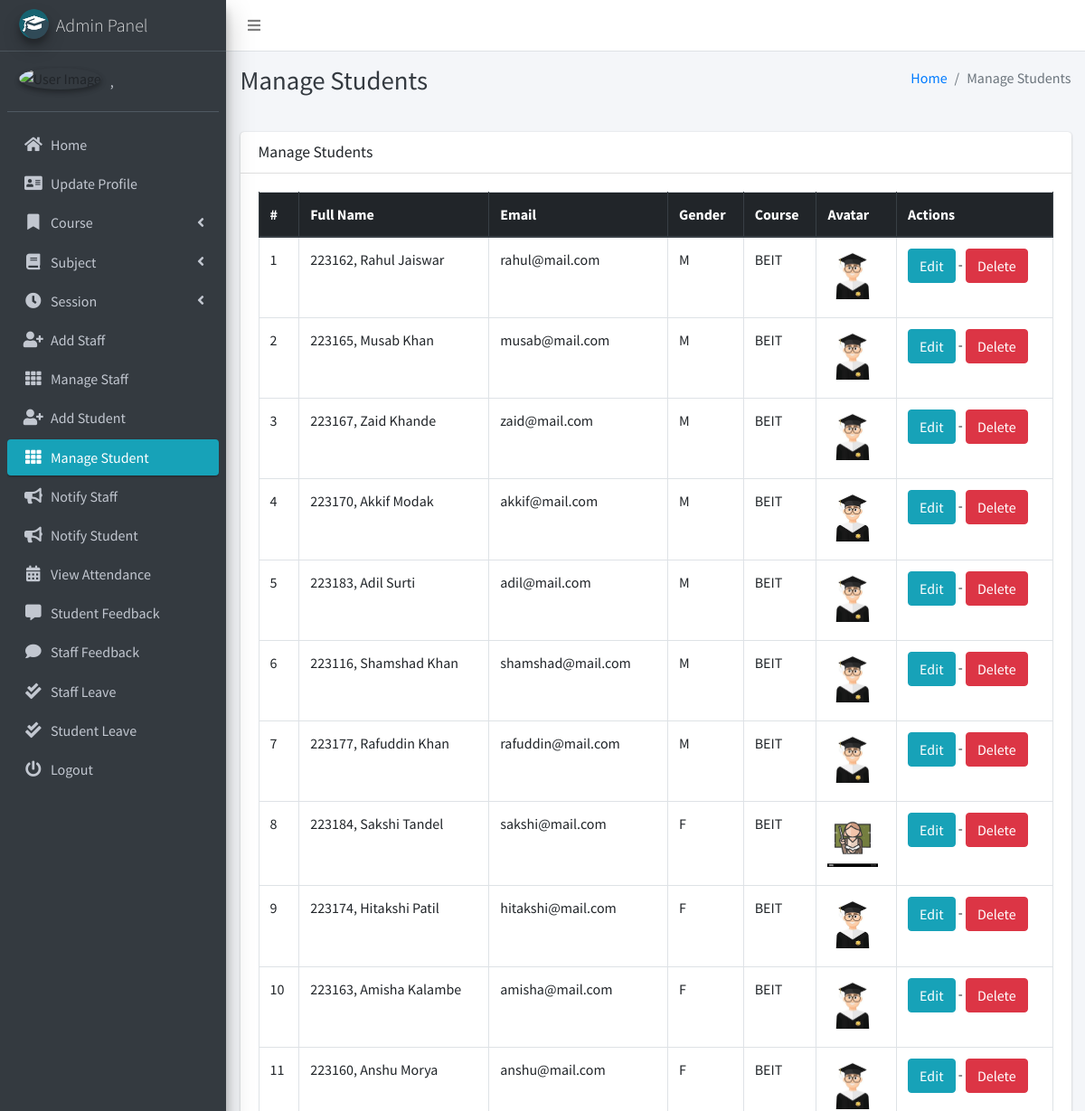
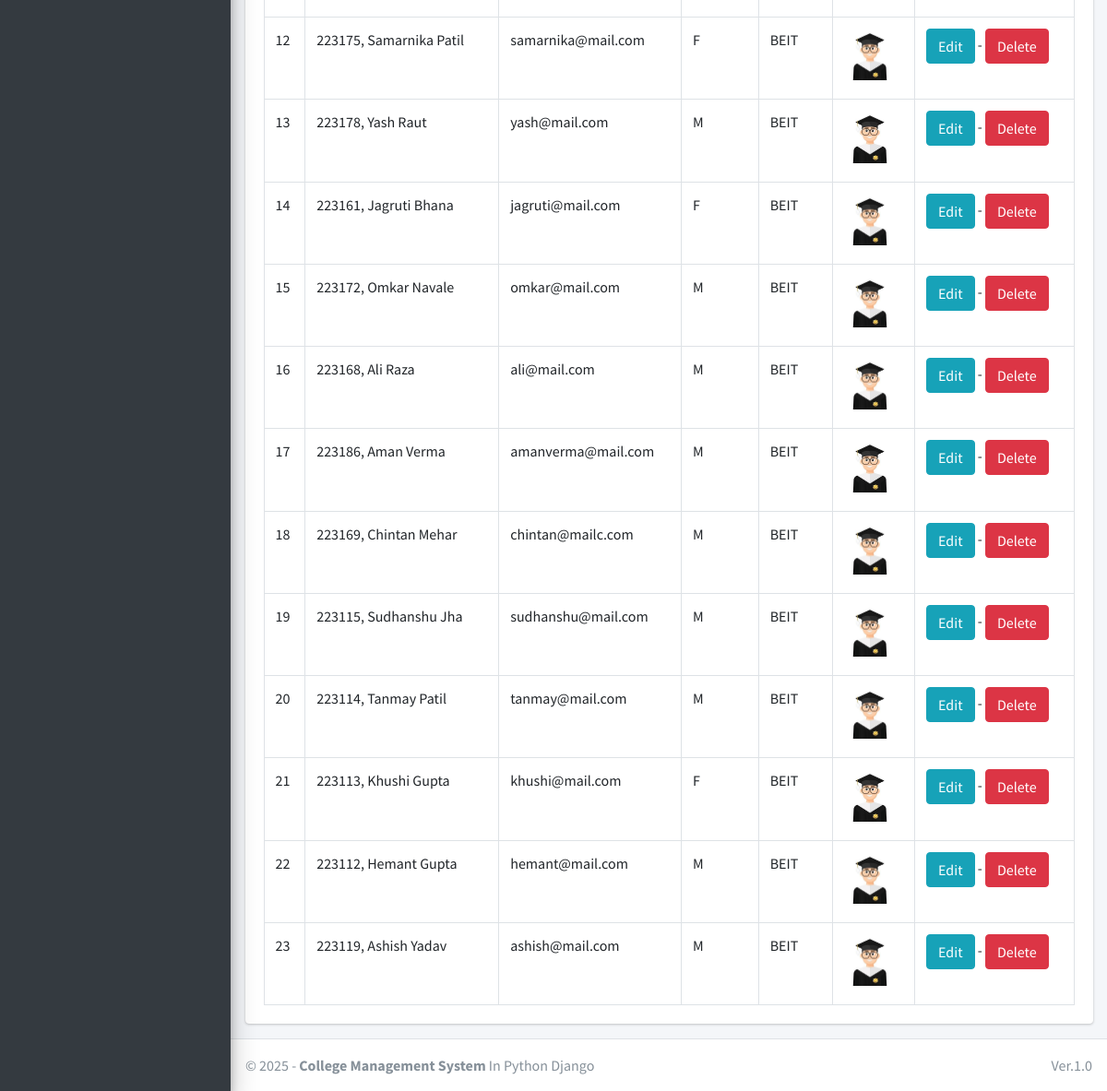
Page /student/manage/ (signed in) on the committed database (2 pictures, top to bottom).
### main_app/models.py (models this page shows, shortened)
class CustomUser(AbstractUser):
    USER_TYPE = ((1, "HOD"), (2, "Staff"), (3, "Student"))
    GENDER = [("M", "Male"), ("F", "Female")]
    username = None  # Removed username, using email instead
    email = models.EmailField(unique=True)
    user_type = models.CharField(default=1, choices=USER_TYPE, max_length=1)
    gender = models.CharField(max_length=1, choices=GENDER)
    profile_pic = models.ImageField()
    address = models.TextField()
    fcm_token = models.TextField(default="")  # For firebase notifications
    created_at = models.DateTimeField(auto_now_add=True)
    updated_at = models.DateTimeField(auto_now=True)
    USERNAME_FIELD = "email"
    REQUIRED_FIELDS = []
    objects = CustomUserManager()
    def __str__(self):
        return self.last_name + ", " + self.first_name

class Student(models.Model):
    admin = models.OneToOneField(CustomUser, on_delete=models.CASCADE)
    course = models.ForeignKey(Course, on_delete=models.DO_NOTHING, null=True, blank=False)
    session = models.ForeignKey(Session, on_delete=models.DO_NOTHING, null=True)

class Course(models.Model):
    name = models.CharField(max_length=120)
    created_at = models.DateTimeField(auto_now_add=True)
    updated_at = models.DateTimeField(auto_now=True)

### main_app/hod_views.py (the view)
# urls.py: path("student/manage/", hod_views.manage_student, name='manage_student'),
def manage_student(request):
    students = CustomUser.objects.filter(user_type=3)
    context = {
        'students': students,
        'page_title': 'Manage Students'
    }
    return render(request, "hod_template/manage_student.html", context)

### main_app/templates/hod_template/manage_student.html
{% extends 'main_app/base.html' %}
{% load static %}
{% block page_title %}{{page_title}}{% endblock page_title %}
{% block content %}
<section class="content">
    <div class="container-fluid">
        <div class="row">
            <div class="col-md-12">
                <div class="card">
                    <div class="card-header">
                        <h3 class="card-title">{{page_title}}</h3>
                    </div>
                    <div class="card-body">
                        <table id="example2" class="table table-bordered table-hover">
                            <thead class="thead-dark">
                                <tr>
                                    <th>#</th>
                                    <th>Full Name</th>
                                    <th>Email</th>
                                    <th>Gender</th>
                                    <th>Course</th>
                                    <th>Avatar</th>
                                    <th>Actions</th>
                                </tr>
                            </thead>
                            <tbody>
                                {% for student in students %}
                                <tr>
                                    <td>{{ forloop.counter }}</td>
                                    <td>{{student.last_name}}, {{student.first_name}}</td>
                                    <td>{{student.email}}</td>
                                    <td>{{student.gender}}</td>
                                    <td>{{student.student.course.name}}</td>
                                    <td>
                                        {% if student.profile_pic == ""  %}
                                        No Image
                                        {% else %}
                                        <img class="img img-fluid mb-2" height="56" width="56"
                                            src="{{student.profile_pic}}" alt="">
                                        {% endif %}
                                    </td>
                                    <td><a href="{% url 'edit_student' student.student.id %}" class="btn btn-info">Edit</a> -
                                        <a href="{% url 'delete_student' student.student.id %}" class="btn btn-danger" onclick="return confirm('Are you sure about this ?')">Delete</a>
                                    </td>
                                </tr>
                                {% endfor %}
                            </tbody>
                        </table>
                    </div>
                </div>
            </div>
        </div>
    </div>
</section>
{% endblock content %}

### main_app/templates/main_app/sidebar_template.html (shortened to what this page needs)
{% load static %}
<aside class="main-sidebar sidebar-dark-info elevation-4">
    {% if request.user.user_type == '1' %}
    <a href="{% url 'admin_home' %}" class="brand-link">
        <img src="{% static 'dist/img/cmsl.png' %} " alt="AdminLTE Logo"
            class="brand-image img-circle elevation-3" >
        <span class="brand-text font-weight-light">Admin Panel</span>
    </a>
    <div class="sidebar">
        <div class="user-panel mt-3 pb-3 mb-3 d-flex">
            <div class="image">
                <img src="{{ request.user.profile_pic}}" class="img-circle elevation-2" alt="User Image">
            </div>
            <div class="info">
                <a href="#" class="d-block">{{user}}</a>
            </div>
        </div>
        <nav class="mt-2">
            <ul class="nav nav-pills nav-sidebar flex-column" data-widget="treeview" role="menu" data-accordion="false">
                <li class="nav-item">
                    {% url 'admin_home' as admin_home %}
                    <a href="{{admin_home}}" class="nav-link {% if admin_home == request.path %} active {% endif %}">
                        <i class="nav-icon fas fa-home"></i>
                        <p>
                            Home
                        </p>
                    </a>
                </li>
                <li class="nav-item">
                    {% url 'admin_view_profile' as admin_view_profile %}
                    <a href="{{admin_view_profile}}"
                        class="nav-link {% if admin_view_profile == request.path %} active {% endif %}">
                        <i class="nav-icon fas fa-address-card"></i>
                        <p>
                            Update Profile
                        </p>
                    </a>
                </li>
                <li class="nav-item has-treeview">
                    <a href="#" class="nav-link">
                        <i class="nav-icon fas fa-bookmark"></i>
                        <p>
                            Course
                            <i class="fas fa-angle-left right"></i>
                        </p>
                    </a>
                </li>
                <li class="nav-item has-treeview">
                    <a href="#" class="nav-link">
                        <i class="nav-icon fas fa-book"></i>
                        <p>
                            Subject
                            <i class="fas fa-angle-left right"></i>
                        </p>
                    </a>
                </li>
                <li class="nav-item has-treeview">
                    <a href="#" class="nav-link">
                        <i class="nav-icon fas fa-clock"></i>
                        <p>
                            Session
                            <i class="fas fa-angle-left right"></i>
                        </p>
                    </a>
                </li>
                <li class="nav-item">
                    {% url 'add_staff' as add_staff %}
                    <a href="{{add_staff}}" class="nav-link {% if add_staff == request.path %} active {% endif %}">
                        <i class="nav-icon fas fa-user-plus"></i>
                        <p>
                            Add Staff
                        </p>
                    </a>
                </li>
                <li class="nav-item">
                    {% url 'manage_staff' as manage_staff %}
                    {% url 'edit_staff' staff_id as edit_staff %}
                    <a href="{{manage_staff}}"
                        class="nav-link {% if manage_staff == request.path or request.path == edit_staff %} active {% endif %}">
                        <i class="nav-icon fas fa-th"></i>
                        <p>
                            Manage Staff
                        </p>
                    </a>
                </li>
                <li class="nav-item">
                    {% url 'add_student' as add_student%}
                    <a href="{{add_student}}" class="nav-link  {% if add_student == request.path %} active {% endif %}">
                        <i class="nav-icon fas fa-user-plus"></i>
                        <p>
                            Add Student
                        </p>
                    </a>
                </li>
                <li class="nav-item">
                    {% url 'manage_student' as manage_student %}
                    {% url 'edit_student' student_id as edit_student %}
                    <a href="{{manage_student}}"
                        class="nav-link  {% if edit_student == request.path or manage_student == request.path %} active {% endif %}">
                        <i class="nav-icon fas fa-th"></i>
                        <p>
                            Manage Student
                        </p>
                    </a>
                </li>
                <li class="nav-item">
                    {% url 'admin_notify_staff' as admin_notify_staff %}
                    <a href="{{admin_notify_staff}}"
                        class="nav-link {% if admin_notify_staff == request.path %} active {% endif %}">
                        <i class="nav-icon fas fa-bullhorn"></i>
                        <p>
                            Notify Staff
                        </p>
                    </a>
                </li>
                <li class="nav-item">
                    {% url 'admin_notify_student' as admin_notify_student %}
                    <a href="{{admin_notify_student}}"
                        class="nav-link {% if admin_notify_student == request.path %} active {% endif %}">
                        <i class="nav-icon fas fa-bullhorn"></i>
                        <p>
                            Notify Student
                        </p>
                    </a>
                </li>
                <li class="nav-item">
                    {% url 'admin_view_attendance' as admin_view_attendance %}
                <li class="nav-item">
                    <a href="{{admin_view_attendance}}"
                        class="nav-link  {% if admin_view_attendance == request.path %} active {% endif %}">
                        <i class="nav-icon fas fa-calendar-alt"></i>
                        <p>
                            View Attendance
                        </p>
                    </a>
                </li>
                <li class="nav-item">
                    {% url 'student_feedback_message' as student_feedback_message %}
                    <a href="{{ student_feedback_message }}"
                        class="nav-link  {% if student_feedback_message == request.path %} active {% endif %}">
                        <i class="nav-icon fas fa-comment-alt"></i>
                        <p>
                            Student Feedback
                        </p>
                    </a>
                </li>
                <li class="nav-item">
                    {% url 'staff_feedback_message' as staff_feedback_message %}
                    <a href="{{staff_feedback_message}}"
                        class="nav-link   {% if staff_feedback_message == request.path %} active {% endif %}">
                        <i class="nav-icon fas fa-comment"></i>
                        <p>
                            Staff Feedback
                        </p>
                    </a>
                </li>
                <li class="nav-item">
                    {% url 'view_staff_leave' as view_staff_leave %}
                    <a href="{{view_staff_leave}}"
                        class="nav-link  {% if view_staff_leave == request.path %} active {% endif %}">
                        <i class="nav-icon fas fa-check-double"></i>
                        <p>
                            Staff Leave
                        </p>
                    </a>
                </li>
                <li class="nav-item">
                    {% url 'view_student_leave' as view_student_leave %}
                    <a href="{% url 'view_student_leave' %}"
                        class="nav-link  {% if view_student_leave == request.path %} active {% endif %}">
                        <i class="nav-icon fas fa-check-double"></i>
                        <p>
                            Student Leave
                        </p>
                    </a>
                </li>
                                        {% endif %}
                                        <li class="nav-item">
                                            <a href="{% url 'user_logout' %}"
                                                onclick="return confirm('Your session would be terminated.\n\nProceed?')"
                                                class="nav-link">
                                                <i class="nav-icon fas fa-power-off"></i>
                                                <p>
                                                    Logout
                                                </p>
                                            </a>
                                        </li>
                                    </ul>
                                </nav>
                            </div>
</aside>

### rows in the picture
CustomUser: last_name+first_name ","
CustomUser: last_name "223162", first_name "Rahul Jaiswar", email "rahul@mail.com", gender "M", student.course.name "BEIT", profile_pic (picture)
CustomUser: last_name "223165", first_name "Musab Khan", email "musab@mail.com", gender "M", student.course.name "BEIT", profile_pic (picture)
CustomUser: last_name "223167", first_name "Zaid Khande", email "zaid@mail.com", gender "M", student.course.name "BEIT", profile_pic (picture)
CustomUser: last_name "223170", first_name "Akkif Modak", email "akkif@mail.com", gender "M", student.course.name "BEIT", profile_pic (picture)
CustomUser: last_name "223183", first_name "Adil Surti", email "adil@mail.com", gender "M", student.course.name "BEIT", profile_pic (picture)
CustomUser: last_name "223116", first_name "Shamshad Khan", email "shamshad@mail.com", gender "M", student.course.name "BEIT", profile_pic (picture)
CustomUser: last_name "223177", first_name "Rafuddin Khan", email "rafuddin@mail.com", gender "M", student.course.name "BEIT", profile_pic (picture)
CustomUser: last_name "223184", first_name "Sakshi Tandel", email "sakshi@mail.com", gender "F", student.course.name "BEIT", profile_pic (picture)
CustomUser: last_name "223174", first_name "Hitakshi Patil", email "hitakshi@mail.com", gender "F", student.course.name "BEIT", profile_pic (picture)
CustomUser: last_name "223163", first_name "Amisha Kalambe", email "amisha@mail.com", gender "F", student.course.name "BEIT", profile_pic (picture)
CustomUser: last_name "223160", first_name "Anshu Morya", email "anshu@mail.com", gender "F", student.course.name "BEIT", profile_pic (picture)
CustomUser: last_name "223175", first_name "Samarnika Patil", email "samarnika@mail.com", gender "F", student.course.name "BEIT", profile_pic (picture)
CustomUser: last_name "223178", first_name "Yash Raut", email "yash@mail.com", gender "M", student.course.name "BEIT", profile_pic (picture)
CustomUser: last_name "223161", first_name "Jagruti Bhana", email "jagruti@mail.com", gender "F", student.course.name "BEIT", profile_pic (picture)
CustomUser: last_name "223172", first_name "Omkar Navale", email "omkar@mail.com", gender "M", student.course.name "BEIT", profile_pic (picture)
CustomUser: last_name "223168", first_name "Ali Raza", email "ali@mail.com", gender "M", student.course.name "BEIT", profile_pic (picture)
CustomUser: last_name "223186", first_name "Aman Verma", email "amanverma@mail.com", gender "M", student.course.name "BEIT", profile_pic (picture)
CustomUser: last_name "223169", first_name "Chintan Mehar", email "chintan@mailc.com", gender "M", student.course.name "BEIT", profile_pic (picture)
CustomUser: last_name "223115", first_name "Sudhanshu Jha", email "sudhanshu@mail.com", gender "M", student.course.name "BEIT", profile_pic (picture)
CustomUser: last_name "223114", first_name "Tanmay Patil", email "tanmay@mail.com", gender "M", student.course.name "BEIT", profile_pic (picture)
CustomUser: last_name "223113", first_name "Khushi Gupta", email "khushi@mail.com", gender "F", student.course.name "BEIT", profile_pic (picture)
CustomUser: last_name "223112", first_name "Hemant Gupta", email "hemant@mail.com", gender "M", student.course.name "BEIT", profile_pic (picture)
CustomUser: last_name "223119", first_name "Ashish Yadav", email "ashish@mail.com", gender "M", student.course.name "BEIT", profile_pic (picture)

### other values in the picture
{{ page_title }} "Manage Students"
